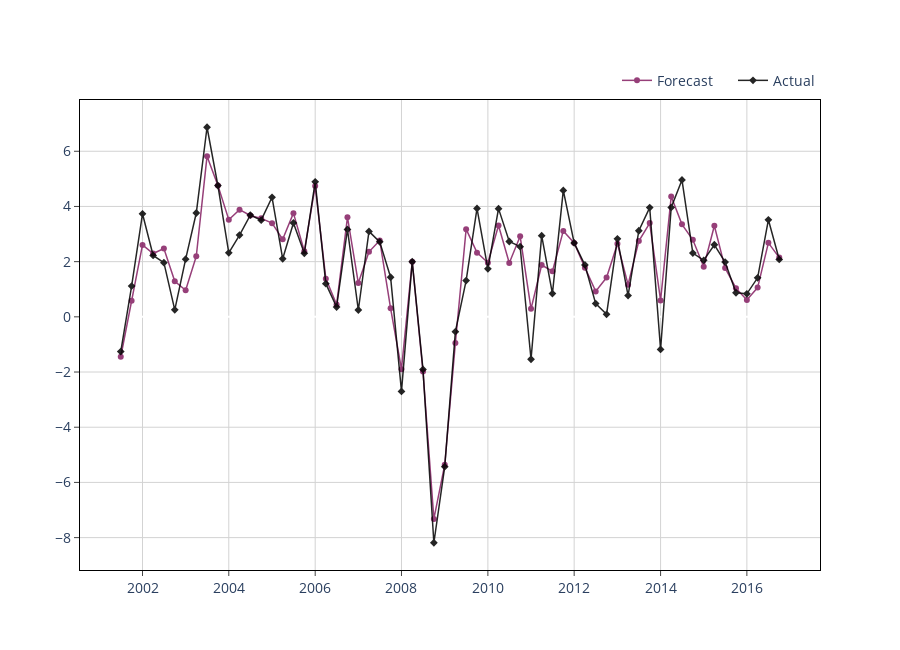

Write notebook code for a chart like this one.
### Code cell
from sklearn.linear_model import BayesianRidge

model = BayesianRidge()

model.fit(X_train_scaled, y_train)

ols_predictions = model.predict(X_train_scaled).reshape(1, -1)[0]

train_preds = pd.DataFrame.from_dict({
    "date": X_train_scaled.index,
    "predictions": ols_predictions,
    "actuals": y_train[target_col_name].values
})
# plt.plot(train_preds.date, train_preds.actuals, label="actual") 
# plt.plot(train_preds.date, train_preds.predictions, label="predictions")
# plt.legend();
plot_prediction(dt=train_preds.date, y_pred=train_preds.predictions, y_actual=train_preds.actuals, mode = "lines+markers", legend_position=(1, 1.075))

print(model.predict(X_test_scaled))
